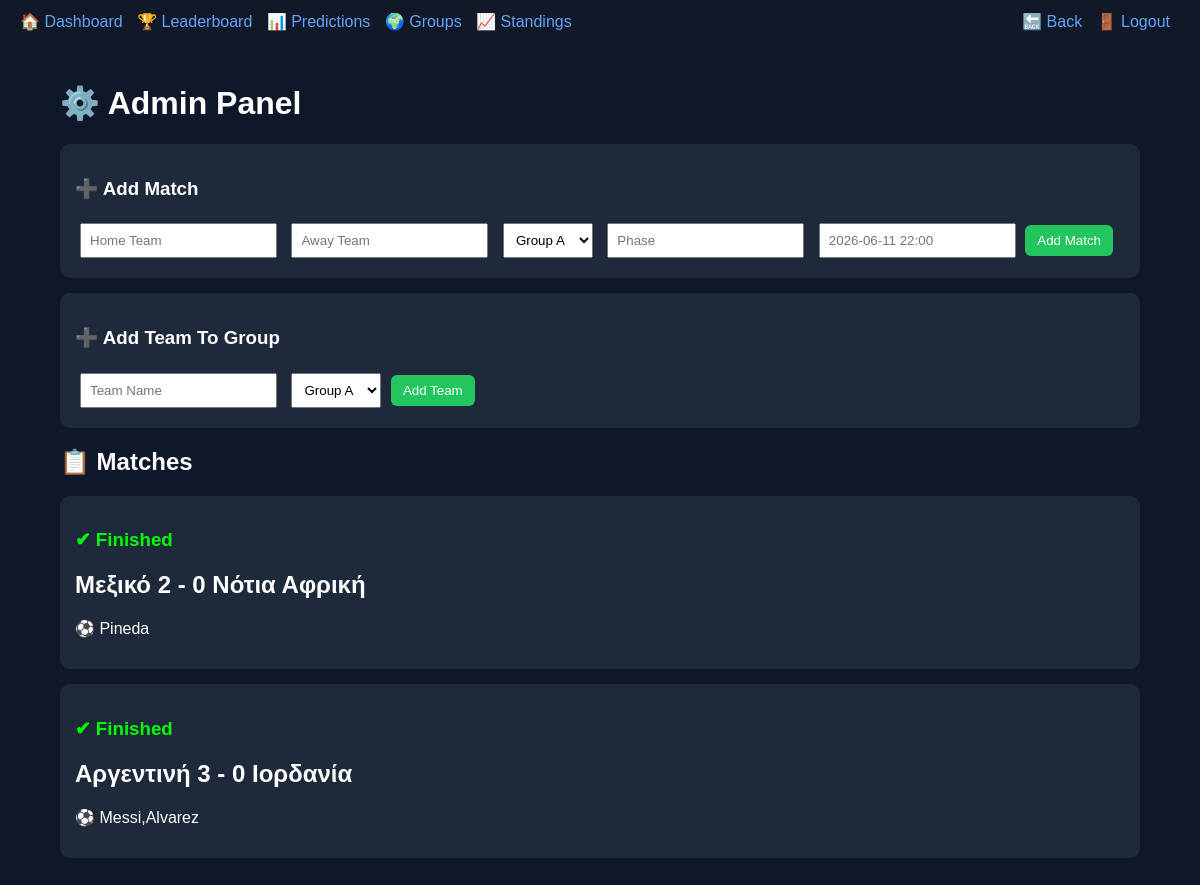
The page /admin (signed in) on the database its author committed.
### tables this page shows
CREATE TABLE matches (
        id INTEGER PRIMARY KEY AUTOINCREMENT,
        home_team TEXT,
        away_team TEXT,
        group_name TEXT,
        phase TEXT,
        kickoff TEXT,
        home_score INTEGER,
        away_score INTEGER,
        scorers TEXT,
        finished INTEGER DEFAULT 0,
        scored INTEGER DEFAULT 0
    );

### app.py (the view)
@app.route("/admin")
def admin():
    if "user" not in session:
        return redirect("/")
    if session.get("role") != "admin":
        return render_template(
            "access_denied.html",
            message="Δεν έχεις δικαίωμα πρόσβασης σε αυτή τη σελίδα."
        )
    conn = get_connection()
    cursor = conn.cursor()
    cursor.execute("""
        SELECT *
        FROM matches
        ORDER BY finished ASC, kickoff ASC
    """)
    matches = cursor.fetchall()
    conn.close()
    return render_template("admin.html", matches=matches)

### models/database.py (called while the page is built)
def get_connection():
    return sqlite3.connect(DB_PATH)

### templates/admin.html (shortened to what this page needs)
<!DOCTYPE html>
<html>
<head>
</head>
<body>
<div class="nav">
    <div>
        <a href="/dashboard">🏠 Dashboard</a>
        <a href="/leaderboard">🏆 Leaderboard</a>
        <a href="/predictions">📊 Predictions</a>
        <a href="/groups">🌍 Groups</a>
        <a href="/standings">📈 Standings</a>
    </div>
    <div>
        <a href="javascript:history.back()">🔙 Back</a>
        <a href="/logout">🚪 Logout</a>
    </div>
</div>
<div class="container">
<h1>⚙️ Admin Panel</h1>
<div class="card">
<h3>➕ Add Match</h3>
<form method="POST" action="/add_match">
    <input name="home_team" placeholder="Home Team" required>
    <input name="away_team" placeholder="Away Team" required>
    <select name="group_name">
        <option value="A">Group A</option>
    </select>
    <input name="phase" placeholder="Phase" required>
    <input
        name="kickoff"
        placeholder="2026-06-11 22:00"
        required>
    <button type="submit">
        Add Match
    </button>
</form>
</div>
<div class="card">
<h3>➕ Add Team To Group</h3>
<form method="POST" action="/add_group_team">
    <input
        name="team_name"
        placeholder="Team Name"
        required>
    <select name="group_name">
        <option value="A">Group A</option>
    </select>
    <button type="submit">
        Add Team
    </button>
</form>
</div>
<h2>📋 Matches</h2>
{% for match in matches %}
<div class="card">
{% if match[9] == 1 %}
    <h3 style="color:lime;">
        ✔ Finished
    </h3>
    <h2>
        {{ match[1] }}
        {{ match[6] }}
        -
        {{ match[7] }}
        {{ match[2] }}
    </h2>
    <p>
        ⚽ {{ match[8] }}
    </p>
{% endif %}
</div>
{% endfor %}
</div>
</body>
</html>

### templates/admin.html (style rules this page uses)
body { font-family:Arial; background:#0f172a; color:white; margin:0; }
.nav { background:#111827; padding:12px 20px; display:flex; justify-content:space-between; }
.nav a { color:#60a5fa; text-decoration:none; margin-right:10px; }
.container { width:90%; max-width:1100px; margin:auto; padding:20px; }
.card { background:#1e293b; padding:15px; margin:15px 0; border-radius:10px; }
input,select { padding:8px; margin:5px; }
button { padding:8px 12px; border:none; border-radius:6px; cursor:pointer; color:white; background:#22c55e; }

### rows shown on the page
matches: home_team "Μεξικό", home_score "2", away_score "0", away_team "Νότια Αφρική", scorers "Pineda"
matches: home_team "Αργεντινή", home_score "3", away_score "0", away_team "Ιορδανία", scorers "Messi,Alvarez"
